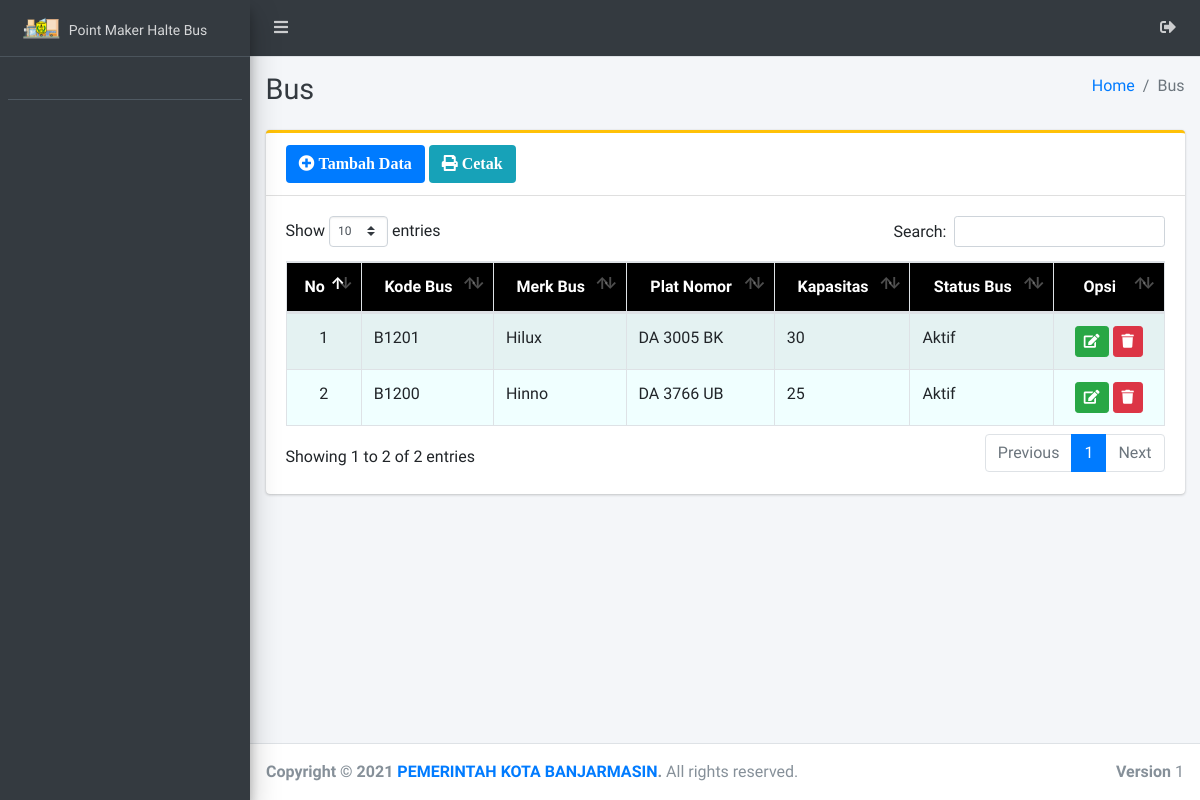
Page /admin/bus/index.php on the earlier database version.
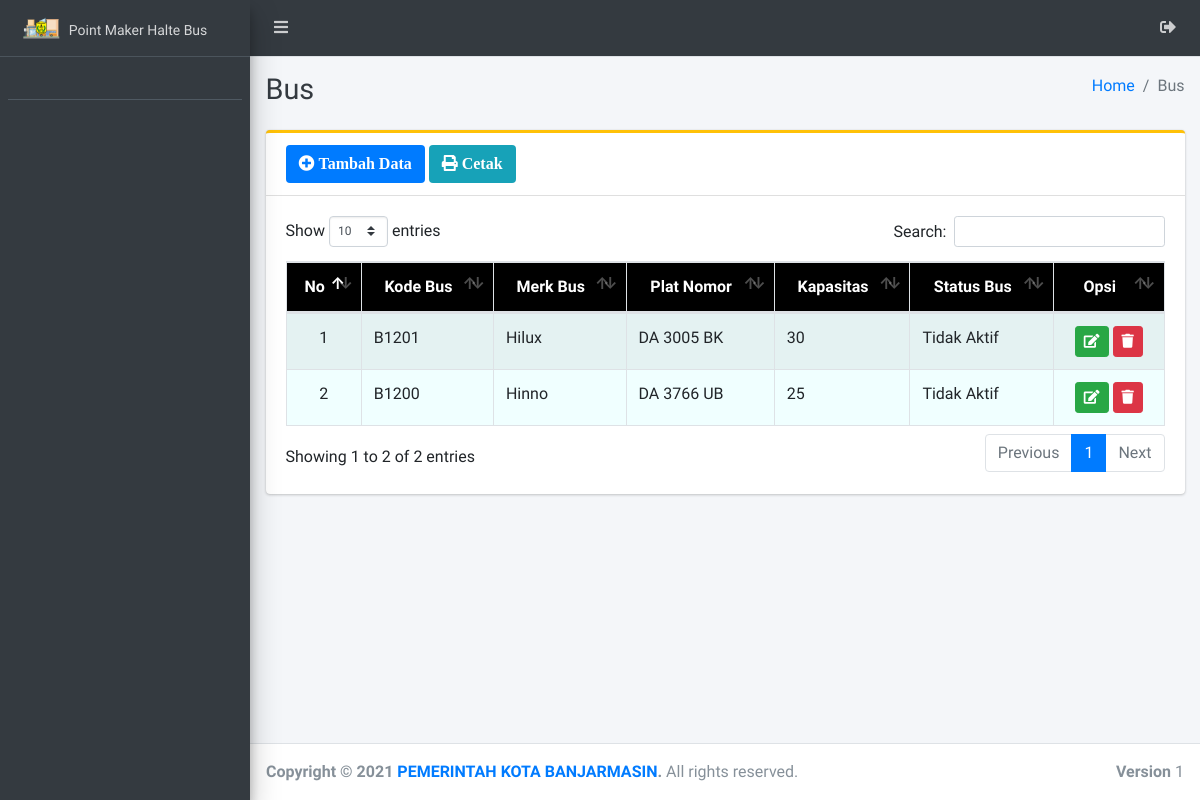
Same page on the later database version.
### tables this page shows
CREATE TABLE `bus` (
  `id_bus` int(11) NOT NULL,
  `kd_bus` varchar(25) NOT NULL,
  `merk_bus` varchar(20) NOT NULL,
  `plat_nomor` varchar(100) NOT NULL,
  `kapasitas` varchar(15) NOT NULL,
  `status_bus` varchar(25) NOT NULL
);

### admin/bus/index.php (the view, shortened to what this page needs)
<?php
require '../../config/koneksi.php';
?>
<!DOCTYPE html>
<html>
<?php
include '../../templates/head.php';
?>
<body class="hold-transition sidebar-mini layout-fixed">
    <div class="wrapper">
        <?php
        include '../../templates/navbar.php';
        ?>
        <?php
        include '../../templates/sidebar.php';
        ?>
        <div class="content-wrapper">
            <div class="content-header">
                <div class="container-fluid">
                    <div class="row mb-2">
                        <div class="col-sm-6">
                            <h1 class="m-0 text-dark">Bus</h1>
                        </div>
                        <div class="col-sm-6">
                            <ol class="breadcrumb float-sm-right">
                                <li class="breadcrumb-item"><a href="#">Home</a></li>
                                <li class="breadcrumb-item active">Bus</li>
                            </ol>
                        </div>
                    </div>
                </div>
            </div>
            <section class="content">
                <div class="container-fluid">
                    <div class="row">
                        <div class="col-12">
                            <div class="card card-warning card-outline">
                                <div class="card-header">
                                    <a href="tambah" class="btn bg-blue"><i class="fa fa-plus-circle"> Tambah Data</i></a>
                                    <a href="#" data-toggle="modal" data-target="#modal_print" class="btn bg-info"><i class="fa fa-print"> Cetak</i></a>
                                </div>
                                <div class="card-body">
                                    <div class="table-responsive">
                                        <table id="example1" class="table table-bordered table-striped">
                                            <thead class="bg-black">
                                                <tr align="center">
                                                    <th>No</th>
                                                    <th>Kode Bus</th>
                                                    <th>Merk Bus</th>
                                                    <th>Plat Nomor</th>
                                                    <th>Kapasitas</th>
                                                    <th>Status Bus</th>
                                                    <th>Opsi</th>
                                                </tr>
                                            </thead>
                                            <tbody style="background-color: azure">
                                            <?php
                                            $no = 1;
                                            $data = $koneksi->query("SELECT * FROM bus");
                                            while ($row = $data->fetch_array()) {
                                            ?>
                                                    <tr>
                                                        <td align="center"><?= $no++ ?></td>
                                                        <td><?= $row['kd_bus'] ?></td>
                                                        <td><?= $row['merk_bus'] ?></td>
                                                        <td><?= $row['plat_nomor'] ?></td>
                                                        <td><?= $row['kapasitas'] ?></td>
                                                        <td><?= $row['status_bus'] ?></td>
                                                        <td align="center">
                                                            <a href="edit?id=<?= $row['id_bus'] ?>" class="btn btn-success btn-sm" title="Edit"><i class="fa fa-edit"></i></a>
                                                            <a href="hapus?id=<?= $row['id_bus'] ?>" class="btn btn-danger btn-sm alert-hapus" title="Hapus"><i class="fa fa-trash"></i></a>
                                                        </td>
                                                    </tr>
                                                    <?php } ?>
                                                </tbody>
                                        </table>
                                    </div>
                                </div>
                            </div>
                        </div>
                    </div>
                </div>
            </section>
        </div>
        <?php include_once "../../templates/footer.php"; ?>
    </div>
</body>
</html>

Differences in the rows shown:
changed bus "Hilux": status_bus "Aktif" → "Tidak Aktif"
changed bus "Hinno": status_bus "Aktif" → "Tidak Aktif"
